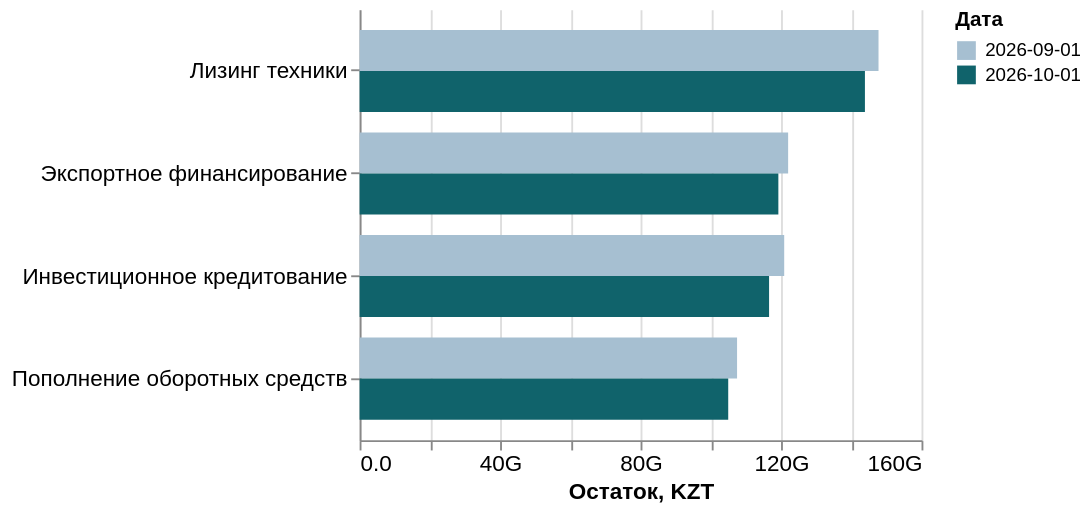

This figure's Vega-Lite source:
### Vega-Lite specification from a JSON file in a GitHub repository (floating-point values rounded to 4 significant figures)
{"$schema": "https://vega.github.io/schema/vega-lite/v5.json", "data": {"values": [{"report_date": "2026-09-01", "dimension": "program", "category": "Инвестиционное кредитование", "portfolio_kzt": 120900000000.0, "par30": 0.1376, "par90": 0.06539, "npl": 0.1229, "provisions_kzt": 9274000000.0}, {"report_date": "2026-09-01", "dimension": "program", "category": "Лизинг техники", "portfolio_kzt": 147800000000.0, "par30": 0.1026, "par90": 0.07292, "npl": 0.11, "provisions_kzt": 9838000000.0}, {"report_date": "2026-09-01", "dimension": "program", "category": "Пополнение оборотных средств", "portfolio_kzt": 107500000000.0, "par30": 0.1298, "par90": 0.04927, "npl": 0.1165, "provisions_kzt": 7991000000.0}, {"report_date": "2026-09-01", "dimension": "program", "category": "Экспортное финансирование", "portfolio_kzt": 122000000000.0, "par30": 0.117, "par90": 0.05837, "npl": 0.1262, "provisions_kzt": 9408000000.0}, {"report_date": "2026-10-01", "dimension": "program", "category": "Инвестиционное кредитование", "portfolio_kzt": 116600000000.0, "par30": 0.1146, "par90": 0.04885, "npl": 0.1068, "provisions_kzt": 7958000000.0}, {"report_date": "2026-10-01", "dimension": "program", "category": "Лизинг техники", "portfolio_kzt": 143900000000.0, "par30": 0.1178, "par90": 0.03131, "npl": 0.06798, "provisions_kzt": 7338000000.0}, {"report_date": "2026-10-01", "dimension": "program", "category": "Пополнение оборотных средств", "portfolio_kzt": 105000000000.0, "par30": 0.08405, "par90": 0.04645, "npl": 0.1126, "provisions_kzt": 7198000000.0}, {"report_date": "2026-10-01", "dimension": "program", "category": "Экспортное финансирование", "portfolio_kzt": 119200000000.0, "par30": 0.09159, "par90": 0.05505, "npl": 0.1214, "provisions_kzt": 8677000000.0}]}, "width": "container", "height": 230, "mark": {"type": "bar"}, "encoding": {"y": {"field": "category", "type": "nominal", "title": null, "sort": "-x"}, "x": {"field": "portfolio_kzt", "type": "quantitative", "title": "Остаток, KZT", "axis": {"format": ".2s"}}, "color": {"field": "report_date", "title": "Дата", "scale": {"range": ["#a6bfd1", "#10636b"]}}, "yOffset": {"field": "report_date"}, "tooltip": [{"field": "category", "title": "Сегмент"}, {"field": "report_date", "title": "Дата"}, {"field": "portfolio_kzt", "title": "KZT", "format": ",.2f"}, {"field": "par30", "title": "PAR30", "format": ".2%"}, {"field": "par90", "title": "PAR90", "format": ".2%"}, {"field": "npl", "title": "NPL", "format": ".2%"}, {"field": "provisions_kzt", "title": "Провизии KZT", "format": ",.2f"}]}, "config": {"font": "Arial", "axis": {"labelFontSize": 12, "titleFontSize": 12}, "view": {"stroke": null}}}
